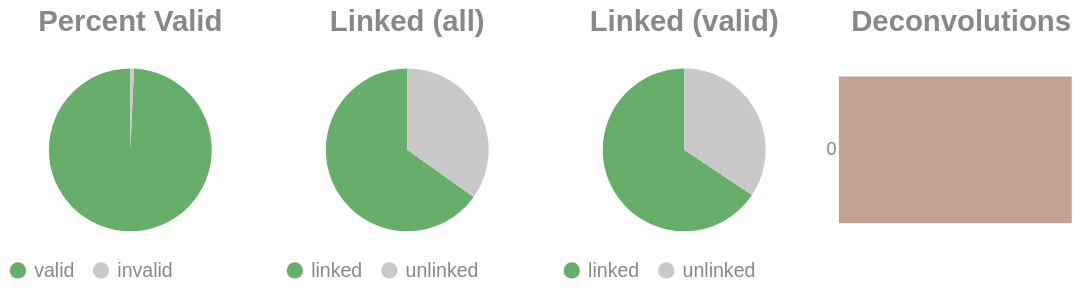

Here is the notebook cell this chart was saved with:
### Code cell
if SKIPLR:
    pass
else:
    clash = Counter()
    for i in valids['molecule'].to_list():
        _mol = i.split("-")
        if len(_mol) == 1:
            clash.update('0')
        else:
            clash.update(_mol[-1])

    _d = {"deconvolutions": [], 'count': []}
    for k,v in clash.items():
        _d['deconvolutions'].append(k)
        _d['count'].append(v)

    tot_valid = valids['reads'].sum()
    mask = valids['reads'] >= 2
    n_linked_reads = valids.filter(mask)['reads'].sum()
    if n_linked_reads == 0:
        print_html("No linked molecules (>=2 reads) were detected; skipping linked-only distributions.")
        SKIPLR = True
    else:
        perc_valid = round(tot_valid / n_reads, 4)
        linked_perc_abs = round(n_linked_reads / n_reads, 4)
        linked_perc = round(n_linked_reads / tot_valid, 4)

    _valid = pl.DataFrame({"valids": ['valid', 'invalid'], "count": [tot_valid, n_reads - tot_valid]})
    _linked_abs = pl.DataFrame({"linked (absolute)": ['linked', 'unlinked'], "count": [n_linked_reads, n_reads - n_linked_reads]})
    _linked_rel = pl.DataFrame({"linked (valids)": ['linked', 'unlinked'], "count": [n_linked_reads, tot_valid - n_linked_reads]})

    (
        alt.hconcat(
            piechart(_valid, goodval = 'valid', title = "Percent Valid"),
            piechart(_linked_abs, goodval = "linked", title =  "Linked (all)"),
            piechart(_linked_rel, goodval = "linked", title =  "Linked (valid)"),
            convolutionbar(pl.DataFrame(_d), title = "Deconvolutions"),
            center = True,
            bounds = 'flush'
        )
        .resolve_scale(color='independent')
        .resolve_legend('independent')
        .properties(usermeta={'embedOptions': {"actions": False}})
    ).display()

### Figure 1 — Vega-Lite specification as saved in the notebook (floating-point values rounded to 4 significant figures)
{"width": "container", "height": 400, "config": {"title": {"anchor": "start", "dy": -15, "fontSize": 18, "color": "#888888", "subtitleColor": "#888888", "subtitleFontSize": 14}, "arc": {"fill": "#0072B2"}, "axis": {"domainColor": "#888888", "domainWidth": 0.5, "gridWidth": 0.2, "grid": false, "titleFontWeight": 400, "titleFontSize": 15, "labelFontSize": 11, "labelColor": "#888888", "tickColor": "#888888", "tickWidth": 0.2, "titleColor": "#888888"}, "axisBand": {"grid": false}, "axisX": {"grid": true, "tickSize": 10, "domainCap": "round"}, "axisY": {"domain": false, "grid": true, "tickSize": 0, "domainCap": "round"}, "background": "transparent", "header": {"labelFontSize": 15, "labelColor": "#888888", "titleFontSize": 15, "titleFontWeight": 600, "titleColor": "#888888"}, "legend": {"labelFont": "sans-serif", "labelFontSize": 12, "labelColor": "#888888", "symbolSize": 100, "symbolType": "circle", "titleFontSize": 12, "titlePadding": 10, "titleColor": "#888888", "title": null}, "range": {"category": ["#E69F00", "#56B4E9", "#009E73", "#F0E442", "#0072B2", "#D55E00", "#CC79A7", "#000000"], "diverging": ["#cfe8f3", "#a2d4ec", "#73bfe2", "#46abdb", "#1696d2", "#12719e"]}, "area": {"fill": "#0072B2", "fillOpacity": 0.7, "line": true, "strokeOpacity": 0.7}, "line": {"color": "#0072B2", "stroke": "#0072B2", "strokeWidth": 2}, "trail": {"color": "#0072B2", "stroke": "#0072B2", "strokeWidth": 0, "size": 1}, "point": {"filled": true, "fillOpacity": 1.0, "size": 95}, "text": {"color": "#888888", "fontSize": 11, "align": "right", "fontWeight": 400, "size": 11}, "bar": {"fill": "#0072B2", "stroke": null}, "view": {"stroke": null, "continuousWidth": 660, "continuousHeight": 400}}, "hconcat": [{"data": {"name": "data-32f02055bb3c42d52c7dec8384271f50"}, "mark": {"type": "arc"}, "encoding": {"color": {"field": "valids", "legend": {"orient": "bottom", "title": null}, "scale": {"domain": ["valid", "invalid"], "range": ["#68ae6b", "#C9C9C9"]}, "title": "Valids", "type": "nominal"}, "theta": {"field": "count", "type": "quantitative"}, "tooltip": [{"field": "valids", "title": "Valids", "type": "ordinal"}, {"field": "percent", "format": ".2%", "title": "Percent", "type": "quantitative"}, {"field": "count", "title": "Count", "type": "quantitative"}]}, "height": 100, "title": {"text": "Percent Valid", "align": "center", "anchor": "middle"}, "transform": [{"calculate": "datum.count / 6722622", "as": "percent"}], "width": 150}, {"data": {"name": "data-c7659446eca800d6a495a8253eb3fef3"}, "mark": {"type": "arc"}, "encoding": {"color": {"field": "linked (absolute)", "legend": {"orient": "bottom", "title": null}, "scale": {"domain": ["linked", "unlinked"], "range": ["#68ae6b", "#C9C9C9"]}, "title": "Linked (Absolute)", "type": "nominal"}, "theta": {"field": "count", "type": "quantitative"}, "tooltip": [{"field": "linked (absolute)", "title": "Linked (Absolute)", "type": "ordinal"}, {"field": "percent", "format": ".2%", "title": "Percent", "type": "quantitative"}, {"field": "count", "title": "Count", "type": "quantitative"}]}, "height": 100, "title": {"text": "Linked (all)", "align": "center", "anchor": "middle"}, "transform": [{"calculate": "datum.count / 6722622", "as": "percent"}], "width": 150}, {"data": {"name": "data-377f4042b3f6c82ff4fb494adc77f78d"}, "mark": {"type": "arc"}, "encoding": {"color": {"field": "linked (valids)", "legend": {"orient": "bottom", "title": null}, "scale": {"domain": ["linked", "unlinked"], "range": ["#68ae6b", "#C9C9C9"]}, "title": "Linked (Valids)", "type": "nominal"}, "theta": {"field": "count", "type": "quantitative"}, "tooltip": [{"field": "linked (valids)", "title": "Linked (Valids)", "type": "ordinal"}, {"field": "percent", "format": ".2%", "title": "Percent", "type": "quantitative"}, {"field": "count", "title": "Count", "type": "quantitative"}]}, "height": 100, "title": {"text": "Linked (valid)", "align": "center", "anchor": "middle"}, "transform": [{"calculate": "datum.count / 6674541", "as": "percent"}], "width": 150}, {"data": {"name": "data-f38605ac253cc66e0fe4fce63e4adcbb"}, "mark": {"type": "bar"}, "encoding": {"color": {"field": "deconvolutions", "legend": null, "scale": {"scheme": "lightgreyred"}, "type": "nominal"}, "tooltip": [{"field": "deconvolutions", "title": "Deconvolutions", "type": "ordinal"}, {"field": "percent", "format": ".2%", "title": "Percent", "type": "quantitative"}, {"field": "count", "title": "Count", "type": "quantitative"}], "x": {"axis": null, "field": "count", "type": "quantitative"}, "y": {"field": "deconvolutions", "sort": "ascending", "title": null, "type": "nominal"}}, "height": 100, "title": {"text": "Deconvolutions", "align": "center", "anchor": "middle"}, "transform": [{"calculate": "datum.count / 3334409", "as": "percent"}], "width": 150}], "bounds": "flush", "center": true, "resolve": {"legend": {"angle": "independent"}, "scale": {"color": "independent"}}, "usermeta": {"embedOptions": {"actions": false}}, "$schema": "https://vega.github.io/schema/vega-lite/v6.1.0.json", "datasets": {"data-32f02055bb3c42d52c7dec8384271f50": [{"valids": "valid", "count": 6674541}, {"valids": "invalid", "count": 48081}], "data-c7659446eca800d6a495a8253eb3fef3": [{"linked (absolute)": "linked", "count": 4381205}, {"linked (absolute)": "unlinked", "count": 2341417}], "data-377f4042b3f6c82ff4fb494adc77f78d": [{"linked (valids)": "linked", "count": 4381205}, {"linked (valids)": "unlinked", "count": 2293336}], "data-f38605ac253cc66e0fe4fce63e4adcbb": [{"deconvolutions": "0", "count": 3334409}]}}
